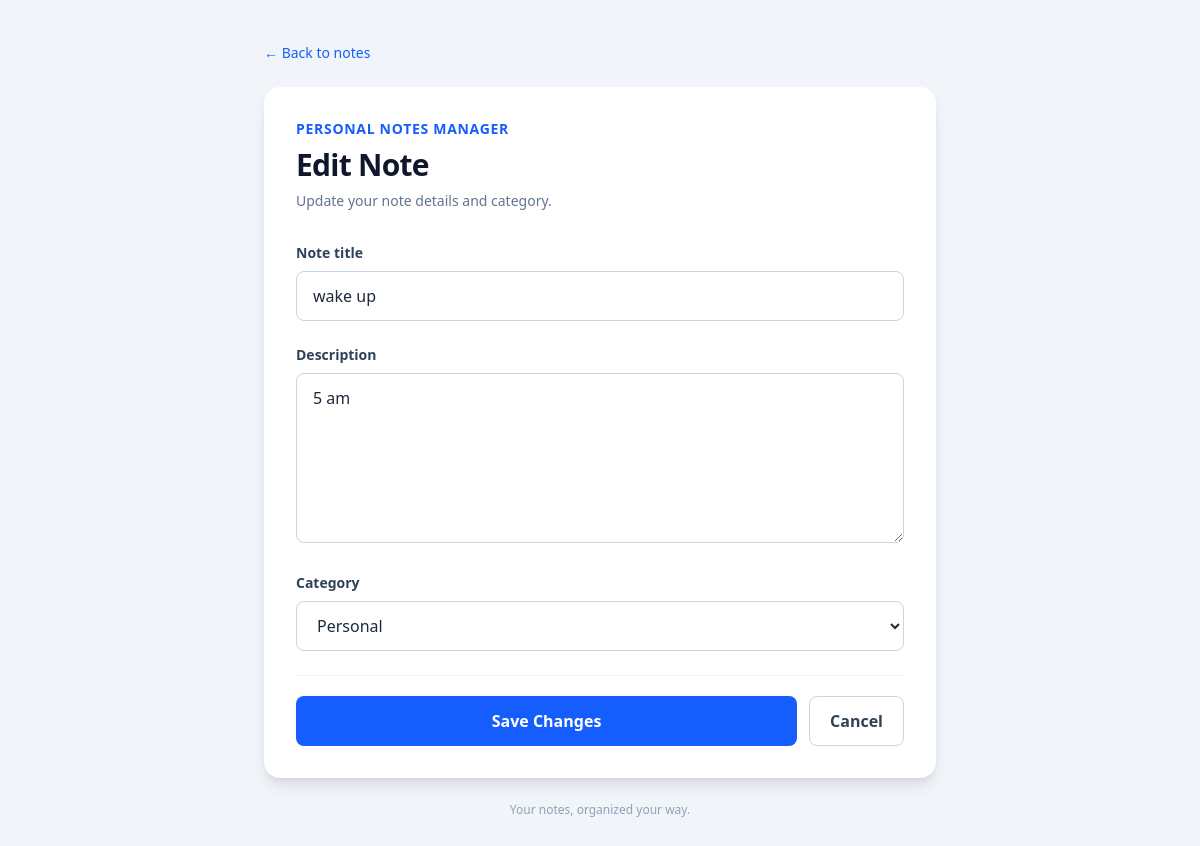
The app's page /edit/4 with its own data.
### notes/models.py (models this page shows, shortened)
class Note(models.Model):
    title = models.CharField(max_length=100)
    description = models.TextField()
    CATEGORY_CHOICES = [('personal', 'Personal'),('study', 'Study'),('work', 'Work'),('other', 'Other')]
    category = models.CharField( max_length=20,choices=CATEGORY_CHOICES,default='other')

### notes/views.py (the view, shortened to what this page needs)
# urls.py: path('edit/<int:note_id>',views.Edit_note,name='edit_note'),
def Edit_note(request, note_id):
    note = get_object_or_404(Note, id=note_id)
    return render(request, 'notes/edit.html', {'note': note})

### notes/templates/notes/edit.html (shortened to what this page needs)
<!DOCTYPE html>
<html lang="en">
<head>
    <script src="https://cdn.jsdelivr.net/npm/@tailwindcss/browser@4"></script>
</head>
<body class="min-h-screen bg-slate-100 px-4 py-10 text-slate-800">
    <main class="mx-auto max-w-2xl">
        <a href="{% url 'home' %}"
           class="mb-6 inline-flex items-center gap-2 text-sm font-medium text-blue-600 hover:text-blue-800">
            &larr; Back to notes
        </a>
        <section class="rounded-2xl bg-white p-6 shadow-lg sm:p-8">
            <div class="mb-8">
                <p class="mb-2 text-sm font-semibold uppercase tracking-wider text-blue-600">
                    Personal Notes Manager
                </p>
                <h1 class="text-3xl font-bold tracking-tight text-slate-900">
                    Edit Note
                </h1>
                <p class="mt-2 text-sm text-slate-500">
                    Update your note details and category.
                </p>
            </div>
            <form method="POST" class="space-y-6">
                <div>
                    <label for="title"
                           class="mb-2 block text-sm font-semibold text-slate-700">
                        Note title
                    </label>
                    <input
                        type="text"
                        id="title"
                        name="title"
                        value="{{ note.title }}"
                        required
                        class="w-full rounded-lg border border-slate-300 px-4 py-3 outline-none transition focus:border-blue-500 focus:ring-4 focus:ring-blue-100"
                        placeholder="Enter your note title"
                    >
                </div>
                <div>
                    <label for="description"
                           class="mb-2 block text-sm font-semibold text-slate-700">
                        Description
                    </label>
                    <textarea
                        id="description"
                        name="description"
                        rows="6"
                        required
                        class="w-full resize-y rounded-lg border border-slate-300 px-4 py-3 outline-none transition focus:border-blue-500 focus:ring-4 focus:ring-blue-100"
                        placeholder="Write your note here..."
                    >{{ note.description }}</textarea>
                </div>
                <div>
                    <label for="category"
                           class="mb-2 block text-sm font-semibold text-slate-700">
                        Category
                    </label>
                    <select
                        name="category"
                        id="category"
                        required
                        class="w-full rounded-lg border border-slate-300 bg-white px-4 py-3 outline-none transition focus:border-blue-500 focus:ring-4 focus:ring-blue-100"
                    >
                        <option value="personal" {% if note.category == "personal" %}selected{% endif %}>
                            Personal
                        </option>
                    </select>
                </div>
                <div class="flex flex-col gap-3 border-t border-slate-100 pt-5 sm:flex-row">
                    <button
                        type="submit"
                        class="flex-1 rounded-lg bg-blue-600 px-5 py-3 font-semibold text-white transition hover:bg-blue-700 focus:outline-none focus:ring-4 focus:ring-blue-200"
                    >
                        Save Changes
                    </button>
                    <a
                        href="{% url 'home' %}"
                        class="rounded-lg border border-slate-300 px-5 py-3 text-center font-semibold text-slate-700 transition hover:bg-slate-50"
                    >
                        Cancel
                    </a>
                </div>
            </form>
        </section>
        <p class="mt-6 text-center text-xs text-slate-400">
            Your notes, organized your way.
        </p>
    </main>
</body>
</html>

### records on screen
Note: title "wake up", description "5 am", category "Personal"
